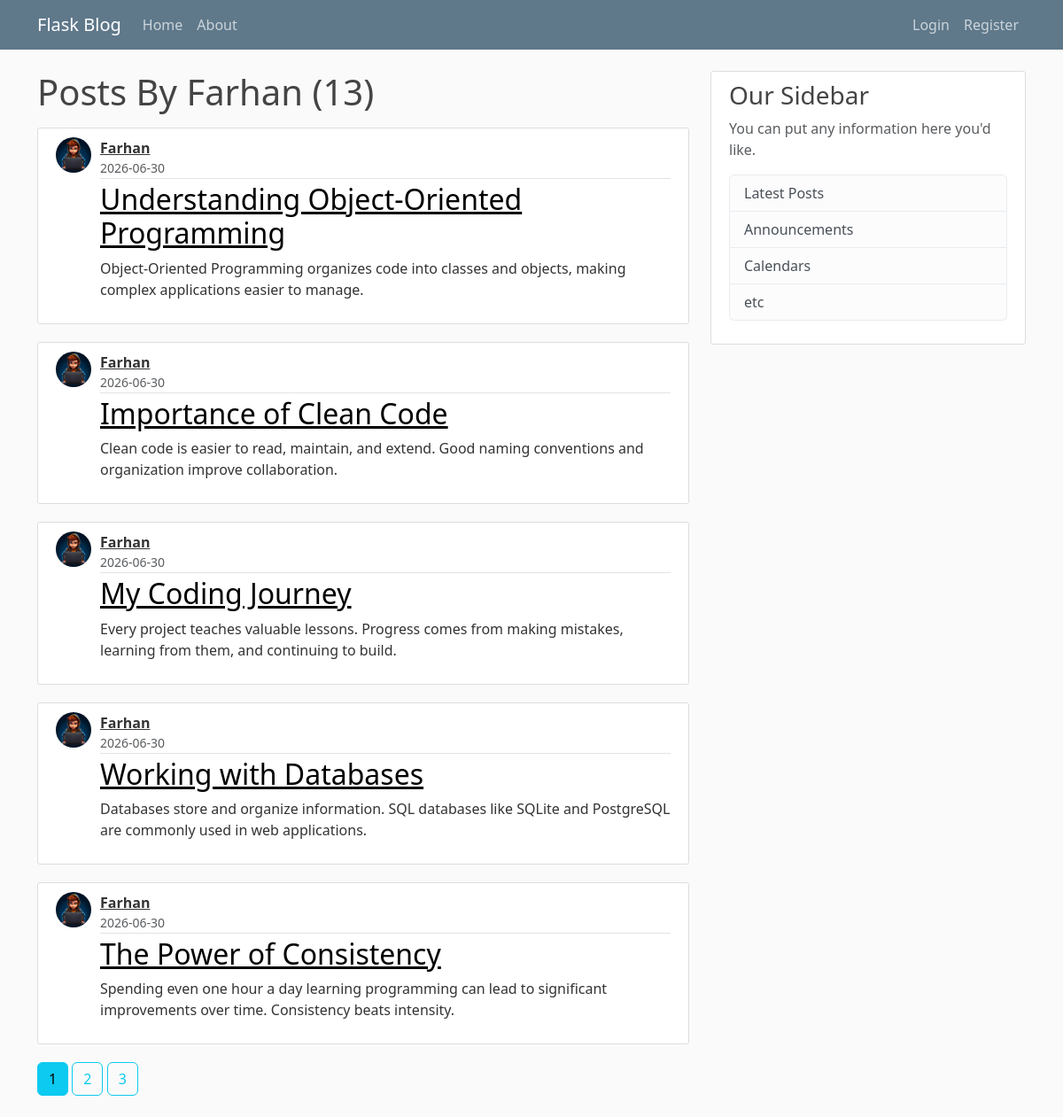
Screenshot of /user/Farhan with the database file from the repository.
### app/models.py (models this page shows, shortened)
class User(db.Model, UserMixin):
    id = db.Column(db.Integer, primary_key = True)
    username = db.Column(db.String(20), unique = True, nullable = False)
    email = db.Column(db.String(120), unique = True, nullable = False)
    image_file = db.Column(db.String(20), nullable = False, default = 'default.jpg')
    password = db.Column(db.String(60), nullable = False)
    posts = db.relationship('Post', backref = 'author', lazy = True)

class Post(db.Model):
    id = db.Column(db.Integer, primary_key = True)
    title = db.Column(db.String(100), nullable = False)
    date_posted = db.Column(db.DateTime, nullable = False, default = datetime.utcnow )
    content = db.Column(db.Text, nullable = False)
    user_id = db.Column(db.Integer, db.ForeignKey('user.id'), nullable=False)

### app/routes.py (the view)
@app.route("/user/<string:username>")
def user_posts(username):
    page = request.args.get('page', 1, type=int)
    user = User.query.filter_by(username=username).first_or_404()
    posts = Post.query.filter_by(author=user)\
        .order_by(Post.date_posted.desc())\
        .paginate(page=page, per_page=5)
    return render_template('user_posts.html', posts=posts, user=user)

### app/templates/user_posts.html
{% extends "layout.html"%}
{% block content %}
<h1 class = "mb-3"> Posts By {{  user.username  }} ({{ posts.total }})</h1>
{% for post in posts.items %}
<article class="media content-section">
    <img class="rounded-circle post-avatar"
         src="{{ url_for('static', filename='profile_pics/' + post.author.image_file) }}">
    <div class="media-body">
        <div class="article-metadata">
            <div class="author-block">
                <a class="author-name" href="{{ url_for('user_posts', username = post.author.username ) }}">{{ post.author.username }}</a>
                <small class="text-muted d-block">
                    {{ post.date_posted.strftime('%Y-%m-%d') }}
                </small>
            </div>
        </div>
        <h2 class="article-title" ><a href="{{ url_for('post', post_id = post.id)}}">{{ post.title }}</a></h2>
        <p class="article-content">{{ post.content }}</p>
    </div>
</article>
{% endfor %}
{% for page_num in posts.iter_pages(left_edge=1, right_edge=1, left_current=1, right_current=2) %}
    {% if page_num %}
        {% if posts.page == page_num %}
            <a class="btn btn-info mb-4"
               href="{{ url_for('user_posts', username=user.username, page=page_num) }}">
               {{ page_num }}
            </a>
        {% else %}
            <a class="btn btn-outline-info mb-4"
               href="{{ url_for('user_posts', username=user.username, page=page_num) }}">
               {{ page_num }}
            </a>
        {% endif %}
    {% else %}
        ...
    {% endif %}
{% endfor %}
{% endblock content %}

### app/Static/main.css (style rules this page uses)
body { background: #fafafa; color: #333333; margin-top: 5rem; }
h1, h2, h3, h4, h5, h6 { color: #444444; }
.content-section { background: #ffffff; padding: 10px 20px; border: 1px solid #dddddd; border-radius: 3px; margin-bottom: 20px; }
.article-title a { color: black; }
.article-content { white-space: pre-line; }
.article-metadata { padding-bottom: 1px; margin-bottom: 4px; border-bottom: 1px solid #e3e3e3 }
.post-avatar { width: 40px; height: 40px; border-radius: 50%; object-fit: cover; margin-right: 10px; }
.article-metadata { padding-bottom: 1px; margin-bottom: 4px; border-bottom: 1px solid #e3e3e3; }
.author-block { display: flex; flex-direction: column; }
.author-name { font-weight: bold; color: #333; }
.media { display: flex; align-items: flex-start; }
.media-body { flex: 1; }

### rows the page displays
User: username "Farhan"
Post: image_file (picture), author.username "Farhan", date_posted "2026-06-30", title "Understanding Object-Oriented Programming", content "Object-Oriented Programming organizes code into classes and objects, making complex applications easier to manage."
Post: image_file (picture), author.username "Farhan", date_posted "2026-06-30", title "Importance of Clean Code", content "Clean code is easier to read, maintain, and extend. Good naming conventions and organization improve collaboration."
Post: image_file (picture), author.username "Farhan", date_posted "2026-06-30", title "My Coding Journey", content "Every project teaches valuable lessons. Progress comes from making mistakes, learning from them, and continuing to build."
Post: image_file (picture), author.username "Farhan", date_posted "2026-06-30", title "Working with Databases", content "Databases store and organize information. SQL databases like SQLite and PostgreSQL are commonly used in web applications."
Post: image_file (picture), author.username "Farhan", date_posted "2026-06-30", title "The Power of Consistency", content "Spending even one hour a day learning programming can lead to significant improvements over time. Consistency beats intensity."

### other values shown
{{ posts.total }} "13"
{{ page_num }} "1"
{{ page_num }} "2" "3"
